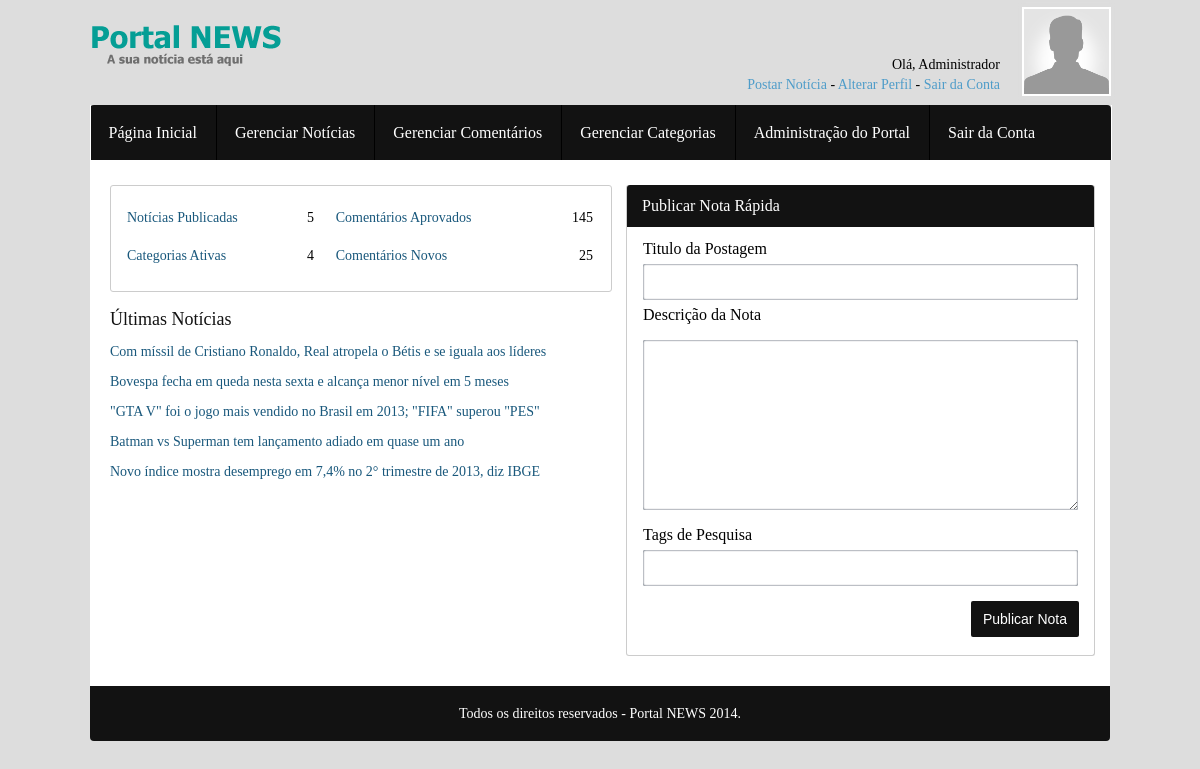
The app's page /paineldecontrole/inicial.php (signed in) with its own data.
### tables this page shows
CREATE TABLE IF NOT EXISTS `administradores` (
  `id` int(11) NOT NULL AUTO_INCREMENT,
  `Nome` varchar(125) NOT NULL,
  `imgPerfil` varchar(30) DEFAULT NULL,
  `Email` varchar(125) NOT NULL,
  `Usuario` varchar(10) NOT NULL,
  `Senha` varchar(128) NOT NULL,
  PRIMARY KEY (`id`)
);

CREATE TABLE IF NOT EXISTS `noticias` (
  `id_noticia` int(11) NOT NULL AUTO_INCREMENT,
  `titulo` varchar(125) NOT NULL,
  `conteudo` text NOT NULL,
  `dataPub` date DEFAULT NULL,
  `autorPub` varchar(50) NOT NULL,
  `id_autor` int(11) DEFAULT NULL,
  `tags` text,
  `categoria` int(11) NOT NULL,
  `imagem` varchar(125) DEFAULT NULL,
  `status` int(1) NOT NULL,
  PRIMARY KEY (`id_noticia`)
);

### paineldecontrole/inicial.php (the view)
<?php
require "includes/header.php";
?>
	<main>
		<section id="wrapper">
			<section id="content">
			<section id="contagem">
				<table>
					<tbody>
						<tr>
							<td class="table-marc">Notícias Publicadas</td>
							<td class="table-val"><?php
                                                           $SQL   = mysql_query("SELECT * FROM noticias WHERE status=1");
                                                           echo mysql_num_rows($SQL);
                                                        ?></td>
							<td>&nbsp;</td>
							<td class="table-marc">Comentários Aprovados</td>
							<td class="table-val">145</td>
						</tr>
						<tr>
							<td class="table-marc">Categorias Ativas</td>
							<td class="table-val"><?php
                                                           $SQL   = mysql_query("SELECT * FROM categoria");
                                                           echo mysql_num_rows($SQL);
                                                        ?></td>
							<td>&nbsp;</td>
							<td class="table-marc">Comentários Novos</td>
							<td class="table-val">25</td>
						</tr>
					</tbody>
				</table>
			</section>
		<section id="nota-rapida">
			<h1>Publicar Nota Rápida</h1>
			<form action="acoes/publicar-notaR.php" method="POST">
			<table>
				<tbody>
					<tr><td>Titulo da Postagem</td></tr>
					<tr><td><input type="text" name="titulo-postagem" required="required" /></td></tr>
					<tr><td>Descrição da Nota</td></tr>
					<tr><td><textarea name="descricao-nota" required="required" ></textarea></td></tr>
					<tr><td>Tags de Pesquisa</td></tr>
					<tr><td><input type="text" name="tags-pesquisa" required="required" /></td></tr>
					<tr><td><input type="submit" name="publicar-nota" value="Publicar Nota" /></td></tr>
				</tbody>
			</table>
			</form>
		</section>
		<section id="links-ultimas-noticias">
			<h1>Últimas Notícias</h1>
			<ul>
			 <?php
                           $SQL_NI   = mysql_query("SELECT * FROM noticias WHERE status=1");
                           while($lh = mysql_fetch_array($SQL_NI)){
                         ?>
                            <li><?php echo $lh["titulo"]; ?></li>
                            <?php } ?>
                        </ul>
		</section>
			</section>
		</section>
	</main>
<?php require "includes/footer.php"; ?>

### paineldecontrole/includes/header.php (shortened to what this page needs)
<?php session_start();
@$Usuario = $_SESSION["Usuario"];
@$Senha   = $_SESSION["Senha"];
$SQL = mysql_query("SELECT Nome, imgPerfil FROM administradores WHERE Usuario='$Usuario' AND Senha = '$Senha' ");
?>
<html lang="pt_br">
	<head>
		<link rel="stylesheet" type="text/css" href="css/default.css" media="screen" />
	</head>
	<body>
		<header>
			<div id="topo">
				<div id="logo"><img src="imagens/logo.png" alt="Painel de Controle - Portal NEWS" /></div>
				<div id="right">
					<div id="mensagem">
						<?php
						while($linha = mysql_fetch_assoc($SQL)){
							@$nomeUser = $linha['Nome'];
							@$imgpUser = $linha['imgPerfil'];
						}
						?>
						Olá, <?php echo @$nomeUser; ?> <br />
						<a href="gerenciar-noticia.php">Postar Notícia</a> - <a href="alterar-perfil.php">Alterar Perfil</a> - <a href="logout.php">Sair da Conta</a>
					</div>
					<div id="foto-perfil"><img src="imagens/perfil/<?php echo @$imgpUser; ?>" alt="Imagem de Perfil" width="85" height="85" /></div>
				</div>
			</div>
		</header>
		<div id="menu">
			<nav>
				<ul>
					<li><a href='index.php'>Página Inicial</a></li>
					<li><a href='gerenciar-noticia.php'>Gerenciar Notícias</a></li>
					<li><a href="gerenciar-comentarios.php">Gerenciar Comentários</a></li>
					<li><a href='gerenciar-categoria.php'>Gerenciar Categorias</a></li>
					<li><a href="administracao-portal.php">Administração do Portal</a></li>
					<li><a href='logout.php'>Sair da Conta</a></li>
				</ul>
			</nav>
		</div>

### paineldecontrole/css/default.css (style rules this page uses)
* { margin: 0px; padding: 0px; }
body { background-color: #ddd; }
header { width: 100%; height: 105px; float: left; position: relative; display: table; }
#topo { width: 1020px; height: 105px; margin: 0 auto; }
#logo { float: left; width: 228px; height: 53px; margin-top: 25px; }
#right { width: 560px; height: 105px; float: right; }
#mensagem { float: left; width: 450px; height: auto; font-family: Tahoma; font-size: 14px; text-align: right; position: absolute; bottom: 0; margin-bottom: 10px; line-height: 20px; }
#mensagem a { color: #4e9cc9; text-decoration: none; }
#foto-perfil { max-width: 85px; max-height: 85px; float: right; margin-left: 10px; margin-right: 3px; margin-top: 7px; }
#foto-perfil img { max-width: 85px; max-height: 85px; min-width: 85px; min-height: 85px; border: 2px solid #fff; box-shadow: 0px 0px 3px 2px #ddd; }
#menu { width: 100%; height: 55px; float: left; position: relative; background-color: #ddd; }
#menu nav { width: 1021px; height: 55px; background-color: #121212; border-radius: 4px 4px 0px 0px; margin: 0 auto; }
#menu nav ul { width: 1020px; height: 55px; margin: 0 auto; border-left: 1px solid #fff; border-right: 1px solid #fff; margin: 0; padding: 0; list-style: none; }
#menu nav ul li { width: auto; height: 55px; float: left; line-height: 55px; display: inline; font-family: Tahoma; font-size: 16px; color: #fff; padding: 0px 19px 0px 18px; border-right: 1px solid #000; }
#menu nav ul li:last-child { border: none; }
#menu nav ul li a { color: #fff; text-decoration: none; }
main { width: 100%; height: auto; margin: 0 auto; float: left; position: relative; }
section#wrapper { width: 1020px; height: auto; margin: 0 auto; }
section#content { width: 1020px; height: auto; float: left; background-color: #fff; }
section#contagem { width: 500px; height: 105px; float: left; background-color: #fff; border-radius: 3px; margin-top: 25px; margin-left: 20px; border: 1px solid #ccc; }
section#contagem table { width: 470px; height: 70px; margin-top: 12px; margin-left: 14px; font-family: Tahoma; font-size: 14px; }
section#contagem table tr td { padding: 10px 0px 10px 0px; }
.table-marc { width: 150px; color: #19587c; }
.table-val { text-align: right; }
section#nota-rapida { width: 467px; height: 470px; float: right; margin-top: 25px; margin-right: 15px; background-color: #fff; border-radius: 3px; border: 1px solid #ccc; border-top: none; margin-bottom: 30px; }
section#nota-rapida h1 { width: 452px; padding: 12px 0px 12px 15px; border-radius: 3px 3px 0px 0px; background-color: #121212; font-family: Tahoma; font-size: 16px; font-weight: normal; color: #fff; }
section#nota-rapida table { width: 440px; height: 405px; margin-top: 10px; margin-left: 14px; font-family: "Trebuchet MS"; font-size: 16px; }
section#nota-rapida table tr td input[type="text"] { width: 435px; height: auto; padding: 10px; box-shadow: inset 0px 0px 2px 0px #000f23; border: 0px solid #ccc; border-radius: 2px; color: #838383; font-size: 14px; }
section#nota-rapida table tr td textarea { max-width: 435px; max-height: 170px; min-width: 435px; min-height: 170px; padding: 10px; box-shadow: inset 0px 0px 2px 0px #000f23; border: 0px solid #ccc; border-radius: 2px; color: #838383; font-size: 14px; }
section#nota-rapida table tr td input[type="submit"] { width: auto; height: auto; float: right; padding: 10px 12px 10px 12px; border: none; border-radius: 2px; color: #fff; font-size: 14px; background-color: #121212; margin-top: 7px; }
section#links-ultimas-noticias { width: 500px; height: auto; float: left; margin-left: 21px; margin-top: 17px; }
section#links-ultimas-noticias h1 { width: 492px; height: auto; margin-left: -1px; margin-bottom: 7px; color: #fff; font-family: Tahoma; font-size: 18px; color: #121212; font-weight: normal; float: left; }
section#links-ultimas-noticias ul { width: 502px; height: auto; float: left; margin: 0; margin-left: -1px; list-style: none; padding: 0; }
section#links-ultimas-noticias ul li { width: 480px; height: auto; float: left; padding: 7px 0px 7px 0px; color: #19587c; font-family: Tahoma; font-size: 14px; text-align: justify; }

### records on screen
administradores: Nome "Administrador", imgPerfil (placeholder picture)
noticias: titulo "Com míssil de Cristiano Ronaldo, Real atropela o Bétis e se iguala aos líderes"
noticias: titulo "Bovespa fecha em queda nesta sexta e alcança menor nível em 5 meses"
noticias: titulo "\"GTA V\" foi o jogo mais vendido no Brasil em 2013; \"FIFA\" superou \"PES\""
noticias: titulo "Batman vs Superman tem lançamento adiado em quase um ano"
noticias: titulo "Novo índice mostra desemprego em 7,4% no 2° trimestre de 2013, diz IBGE"

### other values on screen
mysql_num_rows($SQL) "5"
mysql_num_rows($SQL) "4"
